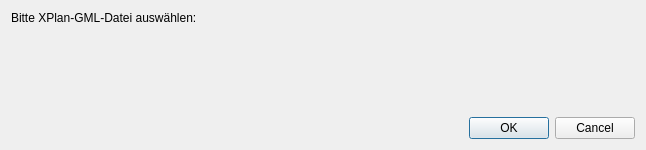
<?xml version="1.0" encoding="UTF-8"?>
<ui version="4.0">
 <class>XplanReader</class>
 <widget class="QDialog" name="XplanReader">
  <property name="geometry">
   <rect>
    <x>0</x>
    <y>0</y>
    <width>646</width>
    <height>150</height>
   </rect>
  </property>
  <property name="windowTitle">
   <string>XPlan-Reader</string>
  </property>
  <layout class="QGridLayout" name="gridLayout">
   <item row="0" column="0">
    <layout class="QVBoxLayout" name="verticalLayout">
     <item>
      <widget class="QLabel" name="addressLabel">
       <property name="text">
        <string>Bitte XPlan-GML-Datei auswählen:</string>
       </property>
      </widget>
     </item>
     <item>
      <widget class="QgsFileWidget" name="qgsFileWidget">
       <property name="sizePolicy">
        <sizepolicy hsizetype="Expanding" vsizetype="Fixed">
         <horstretch>0</horstretch>
         <verstretch>0</verstretch>
        </sizepolicy>
       </property>
       <property name="focusPolicy">
        <enum>Qt::StrongFocus</enum>
       </property>
       <property name="fileWidgetButtonVisible">
        <bool>true</bool>
       </property>
       <property name="filter">
        <string>*.gml</string>
       </property>
      </widget>
     </item>
     <item>
      <spacer name="verticalSpacer">
       <property name="orientation">
        <enum>Qt::Vertical</enum>
       </property>
       <property name="sizeHint" stdset="0">
        <size>
         <width>20</width>
         <height>40</height>
        </size>
       </property>
      </spacer>
     </item>
     <item>
      <widget class="QDialogButtonBox" name="buttonBox">
       <property name="orientation">
        <enum>Qt::Horizontal</enum>
       </property>
       <property name="standardButtons">
        <set>QDialogButtonBox::Cancel|QDialogButtonBox::Ok</set>
       </property>
      </widget>
     </item>
    </layout>
   </item>
  </layout>
 </widget>
 <customwidgets>
  <customwidget>
   <class>QgsFileWidget</class>
   <extends>QWidget</extends>
   <header>qgsfilewidget.h</header>
  </customwidget>
 </customwidgets>
 <resources/>
 <connections>
  <connection>
   <sender>buttonBox</sender>
   <signal>accepted()</signal>
   <receiver>XplanReader</receiver>
   <slot>accept()</slot>
   <hints>
    <hint type="sourcelabel">
     <x>248</x>
     <y>254</y>
    </hint>
    <hint type="destinationlabel">
     <x>157</x>
     <y>274</y>
    </hint>
   </hints>
  </connection>
  <connection>
   <sender>buttonBox</sender>
   <signal>rejected()</signal>
   <receiver>XplanReader</receiver>
   <slot>reject()</slot>
   <hints>
    <hint type="sourcelabel">
     <x>316</x>
     <y>260</y>
    </hint>
    <hint type="destinationlabel">
     <x>286</x>
     <y>274</y>
    </hint>
   </hints>
  </connection>
 </connections>
</ui>
